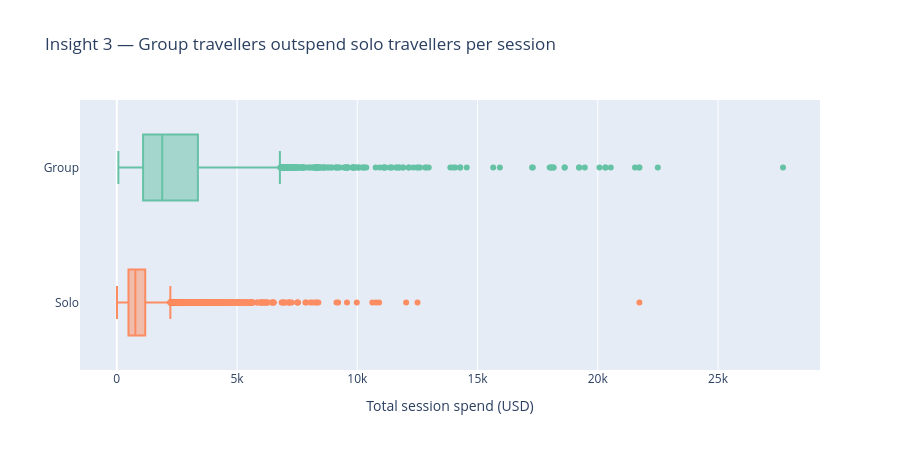

Source (notebook cell):
### Code cell
# Insight 3 — solo vs. group travellers: total session spend distribution
_solo_spend = df_session_centric[
    df_session_centric['is_solo'].notna() & df_session_centric['total_session_spend'].notna()
].copy()
_solo_spend['Traveller type'] = _solo_spend['is_solo'].map({True: 'Solo', False: 'Group'})

fig3 = px.box(
    _solo_spend, x='total_session_spend', y='Traveller type',
    color='Traveller type',
    labels={'total_session_spend': 'Total session spend (USD)', 'Traveller type': ''},
    title='Insight 3 — Group travellers outspend solo travellers per session',
    color_discrete_sequence=px.colors.qualitative.Set2,
)
fig3.update_layout(showlegend=False, height=450)
fig3.show()

### Figure 1 — Plotly figure (JSON) as saved in the notebook; plotly's stock layout.template omitted (floating-point values rounded to 4 significant figures; data arrays with more than 128 entries replaced by an {"elided": "..."} marker saying what was removed)
{"data": [{"alignmentgroup": "True", "hovertemplate": "=%{y}<br>Total session spend (USD)=%{x}<extra></extra>", "legendgroup": "Group", "marker": {"color": "rgb(102,194,165)"}, "name": "Group", "notched": false, "offsetgroup": "Group", "orientation": "h", "showlegend": true, "x": {"elided": "2778 float values"}, "x0": " ", "xaxis": "x", "y": {"elided": "2778 str values"}, "y0": " ", "yaxis": "y", "type": "box"}, {"alignmentgroup": "True", "hovertemplate": "=%{y}<br>Total session spend (USD)=%{x}<extra></extra>", "legendgroup": "Solo", "marker": {"color": "rgb(252,141,98)"}, "name": "Solo", "notched": false, "offsetgroup": "Solo", "orientation": "h", "showlegend": true, "x": {"elided": "13375 float values"}, "x0": " ", "xaxis": "x", "y": {"elided": "13375 str values"}, "y0": " ", "yaxis": "y", "type": "box"}], "layout": {"xaxis": {"anchor": "y", "domain": [0.0, 1.0], "title": {"text": "Total session spend (USD)"}}, "yaxis": {"anchor": "x", "domain": [0.0, 1.0], "title": {"text": ""}, "categoryorder": "array", "categoryarray": ["Solo", "Group"]}, "legend": {"title": {"text": ""}, "tracegroupgap": 0}, "title": {"text": "Insight 3 — Group travellers outspend solo travellers per session"}, "boxmode": "overlay", "showlegend": false, "height": 450}}
